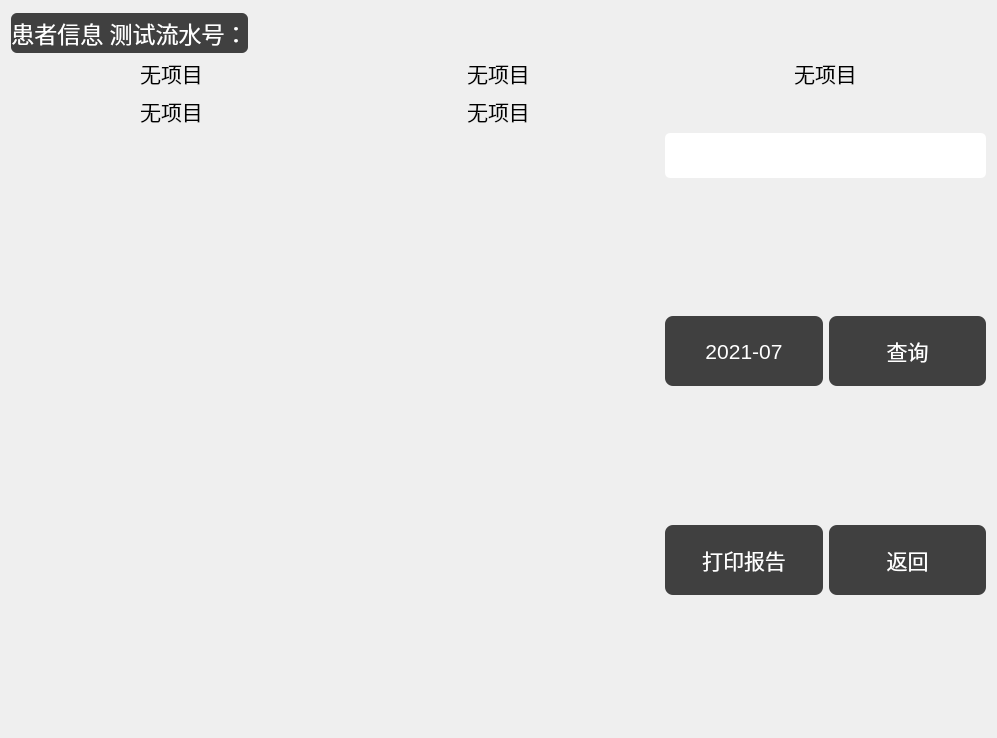
<?xml version="1.0" encoding="UTF-8"?>
<ui version="4.0">
 <class>MonitCurveWidget</class>
 <widget class="QWidget" name="MonitCurveWidget">
  <property name="geometry">
   <rect>
    <x>0</x>
    <y>0</y>
    <width>997</width>
    <height>738</height>
   </rect>
  </property>
  <property name="windowTitle">
   <string>Form</string>
  </property>
  <layout class="QGridLayout" name="gridLayout" rowstretch="0,0,1,0,1" columnstretch="1,1,1">
   <item row="0" column="0" colspan="2">
    <layout class="QHBoxLayout" name="horizontalLayout_2">
     <item>
      <widget class="QLabel" name="Monit_lab_num">
       <property name="minimumSize">
        <size>
         <width>35</width>
         <height>40</height>
        </size>
       </property>
       <property name="maximumSize">
        <size>
         <width>16777215</width>
         <height>36</height>
        </size>
       </property>
       <property name="font">
        <font>
         <pointsize>-1</pointsize>
        </font>
       </property>
       <property name="styleSheet">
        <string notr="true">QLabel
{
    background-color:rgb(64,64,64);
	font-size:23px;
	color:white;
border-radius:6px;
}</string>
       </property>
       <property name="text">
        <string>患者信息 测试流水号：</string>
       </property>
       <property name="alignment">
        <set>Qt::AlignCenter</set>
       </property>
      </widget>
     </item>
     <item>
      <spacer name="horizontalSpacer_2">
       <property name="orientation">
        <enum>Qt::Horizontal</enum>
       </property>
       <property name="sizeHint" stdset="0">
        <size>
         <width>40</width>
         <height>20</height>
        </size>
       </property>
      </spacer>
     </item>
    </layout>
   </item>
   <item row="1" column="0">
    <widget class="QLabel" name="Monit_lab_Item_1">
     <property name="maximumSize">
      <size>
       <width>16777215</width>
       <height>16777215</height>
      </size>
     </property>
     <property name="styleSheet">
      <string notr="true">QLabel{width:20px;height:20px;font-size:21px;
color:black;background-color:transparent;}</string>
     </property>
     <property name="text">
      <string>无项目</string>
     </property>
     <property name="alignment">
      <set>Qt::AlignCenter</set>
     </property>
    </widget>
   </item>
   <item row="1" column="1">
    <widget class="QLabel" name="Monit_lab_Item_2">
     <property name="maximumSize">
      <size>
       <width>16777215</width>
       <height>16777215</height>
      </size>
     </property>
     <property name="styleSheet">
      <string notr="true">QLabel{width:20px;height:20px;font-size:21px;
color:black;background-color:transparent;}</string>
     </property>
     <property name="text">
      <string>无项目</string>
     </property>
     <property name="alignment">
      <set>Qt::AlignCenter</set>
     </property>
    </widget>
   </item>
   <item row="1" column="2">
    <widget class="QLabel" name="Monit_lab_Item_3">
     <property name="maximumSize">
      <size>
       <width>16777215</width>
       <height>16777215</height>
      </size>
     </property>
     <property name="styleSheet">
      <string notr="true">QLabel{width:20px;height:20px;font-size:21px;
color:black;background-color:transparent;}</string>
     </property>
     <property name="text">
      <string>无项目</string>
     </property>
     <property name="alignment">
      <set>Qt::AlignCenter</set>
     </property>
    </widget>
   </item>
   <item row="2" column="0">
    <layout class="QVBoxLayout" name="monit_layout_Curve1"/>
   </item>
   <item row="2" column="1">
    <layout class="QVBoxLayout" name="monit_layout_Curve2"/>
   </item>
   <item row="2" column="2">
    <layout class="QVBoxLayout" name="monit_layout_Curve3"/>
   </item>
   <item row="3" column="0">
    <widget class="QLabel" name="Monit_lab_Item_4">
     <property name="maximumSize">
      <size>
       <width>16777215</width>
       <height>16777215</height>
      </size>
     </property>
     <property name="styleSheet">
      <string notr="true">QLabel{width:20px;height:20px;font-size:21px;
color:black;background-color:transparent;}</string>
     </property>
     <property name="text">
      <string>无项目</string>
     </property>
     <property name="alignment">
      <set>Qt::AlignCenter</set>
     </property>
    </widget>
   </item>
   <item row="3" column="1">
    <widget class="QLabel" name="Monit_lab_Item_5">
     <property name="maximumSize">
      <size>
       <width>16777215</width>
       <height>16777215</height>
      </size>
     </property>
     <property name="styleSheet">
      <string notr="true">QLabel{width:20px;height:20px;font-size:21px;
color:black;background-color:transparent;}</string>
     </property>
     <property name="text">
      <string>无项目</string>
     </property>
     <property name="alignment">
      <set>Qt::AlignCenter</set>
     </property>
    </widget>
   </item>
   <item row="4" column="0">
    <layout class="QVBoxLayout" name="monit_layout_Curve4"/>
   </item>
   <item row="4" column="1">
    <layout class="QVBoxLayout" name="monit_layout_Curve5"/>
   </item>
   <item row="4" column="2">
    <layout class="QGridLayout" name="Btn_layout" rowstretch="2,1,2,1,2,1" columnstretch="1,1">
     <item row="4" column="1">
      <widget class="QPushButton" name="Monit_btn_Ret">
       <property name="sizePolicy">
        <sizepolicy hsizetype="Minimum" vsizetype="Minimum">
         <horstretch>0</horstretch>
         <verstretch>0</verstretch>
        </sizepolicy>
       </property>
       <property name="minimumSize">
        <size>
         <width>0</width>
         <height>35</height>
        </size>
       </property>
       <property name="maximumSize">
        <size>
         <width>16777215</width>
         <height>70</height>
        </size>
       </property>
       <property name="styleSheet">
        <string notr="true">QPushButton
{ 
	background-color:rgb(64,64,64); 
font-size:21px; 
border-radius:8px;
color:white;
}
QPushButton:hover
{
background-color:rgb(31,78,121); 
font-size:21px; 
border-radius:8px;
color:white;
}</string>
       </property>
       <property name="text">
        <string>返回</string>
       </property>
      </widget>
     </item>
     <item row="2" column="1">
      <widget class="QPushButton" name="Monit_btn_Inquery">
       <property name="sizePolicy">
        <sizepolicy hsizetype="Minimum" vsizetype="Minimum">
         <horstretch>0</horstretch>
         <verstretch>0</verstretch>
        </sizepolicy>
       </property>
       <property name="minimumSize">
        <size>
         <width>0</width>
         <height>35</height>
        </size>
       </property>
       <property name="maximumSize">
        <size>
         <width>16777215</width>
         <height>70</height>
        </size>
       </property>
       <property name="styleSheet">
        <string notr="true">QPushButton
{ 
	background-color:rgb(64,64,64); 
font-size:21px; 
border-radius:8px;
color:white;
}
QPushButton:hover
{
background-color:rgb(31,78,121); 
font-size:21px; 
border-radius:8px;
color:white;
}</string>
       </property>
       <property name="text">
        <string>查询</string>
       </property>
      </widget>
     </item>
     <item row="2" column="0">
      <widget class="QPushButton" name="Monit_btn_Months">
       <property name="sizePolicy">
        <sizepolicy hsizetype="Minimum" vsizetype="Minimum">
         <horstretch>0</horstretch>
         <verstretch>0</verstretch>
        </sizepolicy>
       </property>
       <property name="minimumSize">
        <size>
         <width>0</width>
         <height>35</height>
        </size>
       </property>
       <property name="maximumSize">
        <size>
         <width>16777215</width>
         <height>70</height>
        </size>
       </property>
       <property name="styleSheet">
        <string notr="true">QPushButton
{ 
	background-color:rgb(64,64,64); 
font-size:21px; 
border-radius:8px;
color:white;
}
QPushButton:hover
{
background-color:rgb(31,78,121); 
font-size:21px; 
border-radius:8px;
color:white;
}</string>
       </property>
       <property name="text">
        <string>2021-07</string>
       </property>
      </widget>
     </item>
     <item row="4" column="0">
      <widget class="QPushButton" name="Monit_btn_Print">
       <property name="sizePolicy">
        <sizepolicy hsizetype="Minimum" vsizetype="Minimum">
         <horstretch>0</horstretch>
         <verstretch>0</verstretch>
        </sizepolicy>
       </property>
       <property name="minimumSize">
        <size>
         <width>0</width>
         <height>35</height>
        </size>
       </property>
       <property name="maximumSize">
        <size>
         <width>16777215</width>
         <height>70</height>
        </size>
       </property>
       <property name="styleSheet">
        <string notr="true">QPushButton
{ 
	background-color:rgb(64,64,64); 
font-size:21px; 
border-radius:8px;
color:white;
}
QPushButton:hover
{
background-color:rgb(31,78,121); 
font-size:21px; 
border-radius:8px;
color:white;
}</string>
       </property>
       <property name="text">
        <string>打印报告</string>
       </property>
      </widget>
     </item>
     <item row="0" column="0" colspan="2">
      <widget class="QComboBox" name="Monit_box_Item">
       <property name="sizePolicy">
        <sizepolicy hsizetype="Expanding" vsizetype="Minimum">
         <horstretch>0</horstretch>
         <verstretch>0</verstretch>
        </sizepolicy>
       </property>
       <property name="maximumSize">
        <size>
         <width>16777215</width>
         <height>45</height>
        </size>
       </property>
       <property name="styleSheet">
        <string notr="true">QComboBox
{
	font-size:21px;
	color:black;
	background:white;
	border-width:0;
	border-style:outset;
	border-radius:5px;
}
QComboBox::down-arrow 
{
	image: url(://png/drop.png);
	height: 33px;
	width: 33px;
} 
QComboBox::drop-down
{
	background-color: transparent;
}</string>
       </property>
      </widget>
     </item>
     <item row="5" column="1">
      <spacer name="verticalSpacer">
       <property name="orientation">
        <enum>Qt::Vertical</enum>
       </property>
       <property name="sizeHint" stdset="0">
        <size>
         <width>20</width>
         <height>40</height>
        </size>
       </property>
      </spacer>
     </item>
     <item row="3" column="1">
      <spacer name="verticalSpacer_2">
       <property name="orientation">
        <enum>Qt::Vertical</enum>
       </property>
       <property name="sizeHint" stdset="0">
        <size>
         <width>20</width>
         <height>40</height>
        </size>
       </property>
      </spacer>
     </item>
     <item row="1" column="1">
      <spacer name="verticalSpacer_3">
       <property name="orientation">
        <enum>Qt::Vertical</enum>
       </property>
       <property name="sizeHint" stdset="0">
        <size>
         <width>20</width>
         <height>40</height>
        </size>
       </property>
      </spacer>
     </item>
    </layout>
   </item>
  </layout>
 </widget>
 <resources/>
 <connections/>
</ui>
